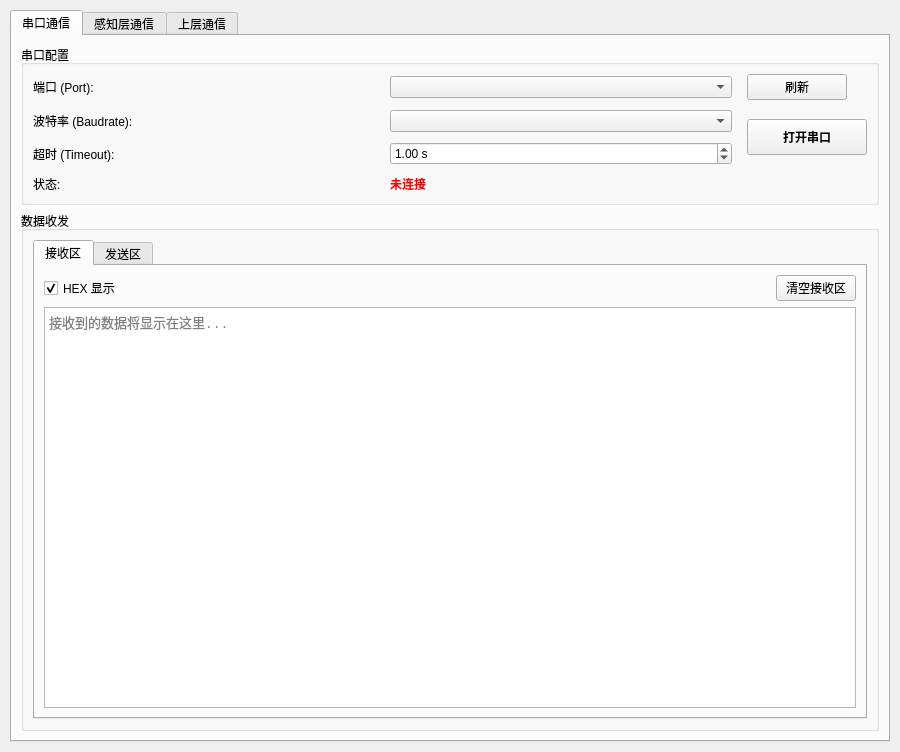
<?xml version="1.0" encoding="UTF-8"?>
<ui version="4.0">
 <class>SerialToolWindow</class>
 <widget class="QMainWindow" name="SerialToolWindow">
  <property name="geometry">
   <rect>
    <x>0</x>
    <y>0</y>
    <width>900</width>
    <height>752</height>
   </rect>
  </property>
  <property name="minimumSize">
   <size>
    <width>0</width>
    <height>0</height>
   </size>
  </property>
  <property name="windowTitle">
   <string>串口调试工具 - RFID Connect Layer</string>
  </property>
  <widget class="QWidget" name="centralwidget">
   <layout class="QVBoxLayout" name="verticalLayout" stretch="1">
    <property name="spacing">
     <number>10</number>
    </property>
    <property name="leftMargin">
     <number>10</number>
    </property>
    <property name="topMargin">
     <number>10</number>
    </property>
    <property name="rightMargin">
     <number>10</number>
    </property>
    <property name="bottomMargin">
     <number>10</number>
    </property>
    <item>
     <widget class="QTabWidget" name="tabMain">
      <property name="currentIndex">
       <number>0</number>
      </property>
      <widget class="QWidget" name="tabSerial">
       <attribute name="title">
        <string>串口通信</string>
       </attribute>
       <layout class="QVBoxLayout" name="verticalLayoutSerial">
        <item>
         <widget class="QGroupBox" name="groupBoxSettings">
          <property name="title">
           <string>串口配置</string>
          </property>
          <layout class="QGridLayout" name="gridLayout">
           <property name="horizontalSpacing">
            <number>15</number>
           </property>
           <property name="verticalSpacing">
            <number>10</number>
           </property>
           <item row="3" column="0">
            <widget class="QLabel" name="labelStatus">
             <property name="text">
              <string>状态:</string>
             </property>
            </widget>
           </item>
           <item row="1" column="0">
            <widget class="QLabel" name="labelBaudrate">
             <property name="text">
              <string>波特率 (Baudrate):</string>
             </property>
            </widget>
           </item>
           <item row="3" column="1">
            <widget class="QLabel" name="labelConnectionStatus">
             <property name="styleSheet">
              <string notr="true">color: red; font-weight: bold;</string>
             </property>
             <property name="text">
              <string>未连接</string>
             </property>
            </widget>
           </item>
           <item row="2" column="1">
            <widget class="QDoubleSpinBox" name="spinTimeout">
             <property name="minimumSize">
              <size>
               <width>200</width>
               <height>0</height>
              </size>
             </property>
             <property name="suffix">
              <string> s</string>
             </property>
             <property name="decimals">
              <number>2</number>
             </property>
             <property name="minimum">
              <double>0.010000000000000</double>
             </property>
             <property name="maximum">
              <double>10.000000000000000</double>
             </property>
             <property name="value">
              <double>1.000000000000000</double>
             </property>
            </widget>
           </item>
           <item row="2" column="0">
            <widget class="QLabel" name="labelTimeout">
             <property name="text">
              <string>超时 (Timeout):</string>
             </property>
            </widget>
           </item>
           <item row="1" column="1">
            <widget class="QComboBox" name="comboBaudrate">
             <property name="minimumSize">
              <size>
               <width>200</width>
               <height>0</height>
              </size>
             </property>
             <property name="toolTip">
              <string>选择波特率</string>
             </property>
            </widget>
           </item>
           <item row="1" column="2" rowspan="2">
            <widget class="QPushButton" name="btnConnect">
             <property name="minimumSize">
              <size>
               <width>120</width>
               <height>0</height>
              </size>
             </property>
             <property name="styleSheet">
              <string notr="true">QPushButton { font-weight: bold; padding: 8px; }</string>
             </property>
             <property name="text">
              <string>打开串口</string>
             </property>
            </widget>
           </item>
           <item row="0" column="1">
            <widget class="QComboBox" name="comboPort">
             <property name="minimumSize">
              <size>
               <width>200</width>
               <height>0</height>
              </size>
             </property>
             <property name="toolTip">
              <string>选择串口端口</string>
             </property>
            </widget>
           </item>
           <item row="0" column="2">
            <widget class="QPushButton" name="btnRefresh">
             <property name="maximumSize">
              <size>
               <width>100</width>
               <height>16777215</height>
              </size>
             </property>
             <property name="text">
              <string>刷新</string>
             </property>
            </widget>
           </item>
           <item row="0" column="0">
            <widget class="QLabel" name="labelPort">
             <property name="text">
              <string>端口 (Port):</string>
             </property>
            </widget>
           </item>
          </layout>
         </widget>
        </item>
        <item>
         <widget class="QGroupBox" name="groupBoxData">
          <property name="title">
           <string>数据收发</string>
          </property>
          <layout class="QVBoxLayout" name="verticalLayoutData">
           <item>
            <widget class="QTabWidget" name="tabData">
             <property name="currentIndex">
              <number>0</number>
             </property>
             <widget class="QWidget" name="tabReceive">
              <attribute name="title">
               <string>接收区</string>
              </attribute>
              <layout class="QVBoxLayout" name="verticalLayoutReceive">
               <item>
                <layout class="QHBoxLayout" name="horizontalLayoutRx">
                 <item>
                  <widget class="QCheckBox" name="checkHexReceive">
                   <property name="text">
                    <string>HEX 显示</string>
                   </property>
                   <property name="checked">
                    <bool>true</bool>
                   </property>
                   <property name="tristate">
                    <bool>false</bool>
                   </property>
                  </widget>
                 </item>
                 <item>
                  <spacer name="horizontalSpacerRx">
                   <property name="orientation">
                    <enum>Qt::Orientation::Horizontal</enum>
                   </property>
                   <property name="sizeHint" stdset="0">
                    <size>
                     <width>40</width>
                     <height>20</height>
                    </size>
                   </property>
                  </spacer>
                 </item>
                 <item>
                  <widget class="QPushButton" name="btnClearRx">
                   <property name="text">
                    <string>清空接收区</string>
                   </property>
                  </widget>
                 </item>
                </layout>
               </item>
               <item>
                <widget class="QPlainTextEdit" name="textReceive">
                 <property name="font">
                  <font>
                   <family>Monospace</family>
                   <pointsize>10</pointsize>
                  </font>
                 </property>
                 <property name="styleSheet">
                  <string notr="true"/>
                 </property>
                 <property name="readOnly">
                  <bool>true</bool>
                 </property>
                 <property name="placeholderText">
                  <string>接收到的数据将显示在这里...</string>
                 </property>
                </widget>
               </item>
              </layout>
             </widget>
             <widget class="QWidget" name="tabSend">
              <attribute name="title">
               <string>发送区</string>
              </attribute>
              <layout class="QVBoxLayout" name="verticalLayoutSend">
               <item>
                <layout class="QHBoxLayout" name="horizontalLayoutTxToolbar">
                 <item>
                  <widget class="QCheckBox" name="checkHexSend">
                   <property name="text">
                    <string>HEX 发送</string>
                   </property>
                   <property name="checked">
                    <bool>true</bool>
                   </property>
                  </widget>
                 </item>
                 <item>
                  <spacer name="horizontalSpacerTx">
                   <property name="orientation">
                    <enum>Qt::Orientation::Horizontal</enum>
                   </property>
                   <property name="sizeHint" stdset="0">
                    <size>
                     <width>40</width>
                     <height>20</height>
                    </size>
                   </property>
                  </spacer>
                 </item>
                 <item>
                  <widget class="QPushButton" name="btnClearTx">
                   <property name="text">
                    <string>清空发送区</string>
                   </property>
                  </widget>
                 </item>
                </layout>
               </item>
               <item>
                <widget class="QPlainTextEdit" name="textSend">
                 <property name="font">
                  <font>
                   <family>Monospace</family>
                   <pointsize>10</pointsize>
                  </font>
                 </property>
                 <property name="styleSheet">
                  <string notr="true"/>
                 </property>
                 <property name="readOnly">
                  <bool>true</bool>
                 </property>
                 <property name="placeholderText">
                  <string>发送历史记录 (只读)</string>
                 </property>
                </widget>
               </item>
               <item>
                <layout class="QHBoxLayout" name="horizontalLayoutSendInput">
                 <item>
                  <widget class="QLineEdit" name="lineEditSend">
                   <property name="placeholderText">
                    <string>输入要发送的数据，按 Enter 发送</string>
                   </property>
                  </widget>
                 </item>
                 <item>
                  <widget class="QPushButton" name="btnSend">
                   <property name="minimumSize">
                    <size>
                     <width>100</width>
                     <height>0</height>
                    </size>
                   </property>
                   <property name="text">
                    <string>发送</string>
                   </property>
                  </widget>
                 </item>
                </layout>
               </item>
              </layout>
             </widget>
            </widget>
           </item>
          </layout>
         </widget>
        </item>
       </layout>
      </widget>
      <widget class="QWidget" name="tabPerception">
       <attribute name="title">
        <string>感知层通信</string>
       </attribute>
       <layout class="QVBoxLayout" name="verticalLayout_11">
        <item>
         <layout class="QVBoxLayout" name="verticalLayout_10" stretch="1,10">
          <item>
           <widget class="QGroupBox" name="groupBox">
            <property name="title">
             <string>RFID操作</string>
            </property>
            <layout class="QHBoxLayout" name="horizontalLayout_2">
             <item>
              <layout class="QHBoxLayout" name="horizontalLayout" stretch="1,5">
               <item>
                <layout class="QVBoxLayout" name="verticalLayout_2">
                 <item>
                  <widget class="QPushButton" name="get_uid_btn">
                   <property name="text">
                    <string>获取uid</string>
                   </property>
                  </widget>
                 </item>
                 <item>
                  <widget class="QPushButton" name="read_data_btn">
                   <property name="text">
                    <string>读取数据</string>
                   </property>
                  </widget>
                 </item>
                 <item>
                  <widget class="QPushButton" name="write_data_btn">
                   <property name="text">
                    <string>写入数据</string>
                   </property>
                  </widget>
                 </item>
                 <item>
                  <widget class="QPushButton" name="fetch_sensor_btn">
                   <property name="text">
                    <string>获取传感器</string>
                   </property>
                  </widget>
                 </item>
                 <item>
                  <spacer name="verticalSpacer">
                   <property name="orientation">
                    <enum>Qt::Orientation::Vertical</enum>
                   </property>
                   <property name="sizeHint" stdset="0">
                    <size>
                     <width>20</width>
                     <height>40</height>
                    </size>
                   </property>
                  </spacer>
                 </item>
                </layout>
               </item>
               <item>
                <layout class="QVBoxLayout" name="verticalLayout_4">
                 <item>
                  <widget class="QLabel" name="label_2">
                   <property name="text">
                    <string>地址(hex)：</string>
                   </property>
                  </widget>
                 </item>
                 <item>
                  <widget class="QLineEdit" name="address_intput_edit"/>
                 </item>
                 <item>
                  <widget class="QLabel" name="label_3">
                   <property name="text">
                    <string>写入值(hex)：</string>
                   </property>
                  </widget>
                 </item>
                 <item>
                  <widget class="QLineEdit" name="data_input_edit"/>
                 </item>
                </layout>
               </item>
              </layout>
             </item>
            </layout>
           </widget>
          </item>
          <item>
           <layout class="QHBoxLayout" name="horizontalLayout_3" stretch="1,5">
            <item>
             <layout class="QVBoxLayout" name="verticalLayout_9">
              <item>
               <widget class="QGroupBox" name="groupBox_3">
                <property name="title">
                 <string>从机操作</string>
                </property>
                <layout class="QVBoxLayout" name="verticalLayout_6">
                 <item>
                  <layout class="QVBoxLayout" name="verticalLayout_5">
                   <item>
                    <widget class="QLineEdit" name="stcope_input_edit">
                     <property name="placeholderText">
                      <string>输入6字节序列号</string>
                     </property>
                    </widget>
                   </item>
                   <item>
                    <widget class="QPushButton" name="stcope_setseq_btn">
                     <property name="text">
                      <string>设置序列号</string>
                     </property>
                    </widget>
                   </item>
                   <item>
                    <widget class="QPushButton" name="stcope_getseq_btn">
                     <property name="text">
                      <string>获取序列号</string>
                     </property>
                    </widget>
                   </item>
                   <item>
                    <spacer name="verticalSpacer_2">
                     <property name="orientation">
                      <enum>Qt::Orientation::Vertical</enum>
                     </property>
                     <property name="sizeHint" stdset="0">
                      <size>
                       <width>20</width>
                       <height>40</height>
                      </size>
                     </property>
                    </spacer>
                   </item>
                  </layout>
                 </item>
                </layout>
               </widget>
              </item>
              <item>
               <widget class="QGroupBox" name="groupBox_4">
                <property name="title">
                 <string>应用层操作</string>
                </property>
                <layout class="QVBoxLayout" name="verticalLayout_3">
                 <item>
                  <widget class="QPushButton" name="get_device_list_btn">
                   <property name="text">
                    <string>获取设备列表</string>
                   </property>
                  </widget>
                 </item>
                 <item>
                  <spacer name="verticalSpacer_3">
                   <property name="orientation">
                    <enum>Qt::Orientation::Vertical</enum>
                   </property>
                   <property name="sizeHint" stdset="0">
                    <size>
                     <width>20</width>
                     <height>198</height>
                    </size>
                   </property>
                  </spacer>
                 </item>
                </layout>
               </widget>
              </item>
             </layout>
            </item>
            <item>
             <widget class="QGroupBox" name="groupBox_2">
              <property name="title">
               <string>输出区</string>
              </property>
              <layout class="QVBoxLayout" name="verticalLayout_7">
               <item>
                <widget class="QPlainTextEdit" name="output_data_text">
                 <property name="sizePolicy">
                  <sizepolicy hsizetype="Preferred" vsizetype="Preferred">
                   <horstretch>0</horstretch>
                   <verstretch>0</verstretch>
                  </sizepolicy>
                 </property>
                 <property name="minimumSize">
                  <size>
                   <width>0</width>
                   <height>0</height>
                  </size>
                 </property>
                 <property name="maximumSize">
                  <size>
                   <width>99999</width>
                   <height>99999</height>
                  </size>
                 </property>
                 <property name="readOnly">
                  <bool>true</bool>
                 </property>
                </widget>
               </item>
              </layout>
             </widget>
            </item>
           </layout>
          </item>
         </layout>
        </item>
       </layout>
      </widget>
      <widget class="QWidget" name="tabUpperLayer">
       <attribute name="title">
        <string>上层通信</string>
       </attribute>
       <layout class="QVBoxLayout" name="verticalLayoutUpperLayer" stretch="0,0">
        <item>
         <widget class="QGroupBox" name="groupBoxServerConfig">
          <property name="title">
           <string>服务器配置</string>
          </property>
          <layout class="QVBoxLayout" name="verticalLayout_12">
           <item>
            <layout class="QVBoxLayout" name="verticalLayout_8">
             <item>
              <layout class="QHBoxLayout" name="horizontalLayout_5">
               <item>
                <widget class="QLabel" name="labelServerUrl">
                 <property name="text">
                  <string>服务器地址:</string>
                 </property>
                </widget>
               </item>
               <item>
                <widget class="QLineEdit" name="server_url_edit">
                 <property name="minimumSize">
                  <size>
                   <width>300</width>
                   <height>0</height>
                  </size>
                 </property>
                 <property name="text">
                  <string>https://ariyflow.asia</string>
                 </property>
                 <property name="placeholderText">
                  <string>https://ariyflow.asia</string>
                 </property>
                </widget>
               </item>
              </layout>
             </item>
             <item>
              <layout class="QHBoxLayout" name="horizontalLayout_4">
               <item>
                <widget class="QLabel" name="labelApiKey">
                 <property name="text">
                  <string>用户名：</string>
                 </property>
                </widget>
               </item>
               <item>
                <widget class="QLineEdit" name="user_name_edit">
                 <property name="minimumSize">
                  <size>
                   <width>300</width>
                   <height>0</height>
                  </size>
                 </property>
                 <property name="text">
                  <string>yw</string>
                 </property>
                 <property name="echoMode">
                  <enum>QLineEdit::EchoMode::Normal</enum>
                 </property>
                 <property name="placeholderText">
                  <string>用户名</string>
                 </property>
                </widget>
               </item>
               <item>
                <widget class="QLabel" name="label_4">
                 <property name="text">
                  <string>密码：</string>
                 </property>
                </widget>
               </item>
               <item>
                <widget class="QLineEdit" name="password_edit">
                 <property name="text">
                  <string>yw526122</string>
                 </property>
                 <property name="echoMode">
                  <enum>QLineEdit::EchoMode::Password</enum>
                 </property>
                </widget>
               </item>
              </layout>
             </item>
             <item>
              <layout class="QHBoxLayout" name="horizontalLayout_6" stretch="1,10">
               <item>
                <widget class="QPushButton" name="login_btn">
                 <property name="text">
                  <string>登录</string>
                 </property>
                </widget>
               </item>
               <item>
                <spacer name="horizontalSpacer">
                 <property name="orientation">
                  <enum>Qt::Orientation::Horizontal</enum>
                 </property>
                 <property name="sizeHint" stdset="0">
                  <size>
                   <width>40</width>
                   <height>20</height>
                  </size>
                 </property>
                </spacer>
               </item>
              </layout>
             </item>
            </layout>
           </item>
          </layout>
         </widget>
        </item>
        <item>
         <widget class="QGroupBox" name="groupBoxUpperLayerLog">
          <property name="title">
           <string>通信信息</string>
          </property>
          <layout class="QVBoxLayout" name="verticalLayoutUpperLayerLog">
           <item>
            <widget class="QPlainTextEdit" name="textUpperLayerLog">
             <property name="font">
              <font>
               <family>Monospace</family>
               <pointsize>9</pointsize>
              </font>
             </property>
             <property name="styleSheet">
              <string notr="true"/>
             </property>
             <property name="readOnly">
              <bool>true</bool>
             </property>
             <property name="placeholderText">
              <string>与上层服务器通信的日志将显示在这里...</string>
             </property>
            </widget>
           </item>
          </layout>
         </widget>
        </item>
       </layout>
      </widget>
     </widget>
    </item>
   </layout>
  </widget>
 </widget>
 <resources/>
 <connections/>
</ui>
